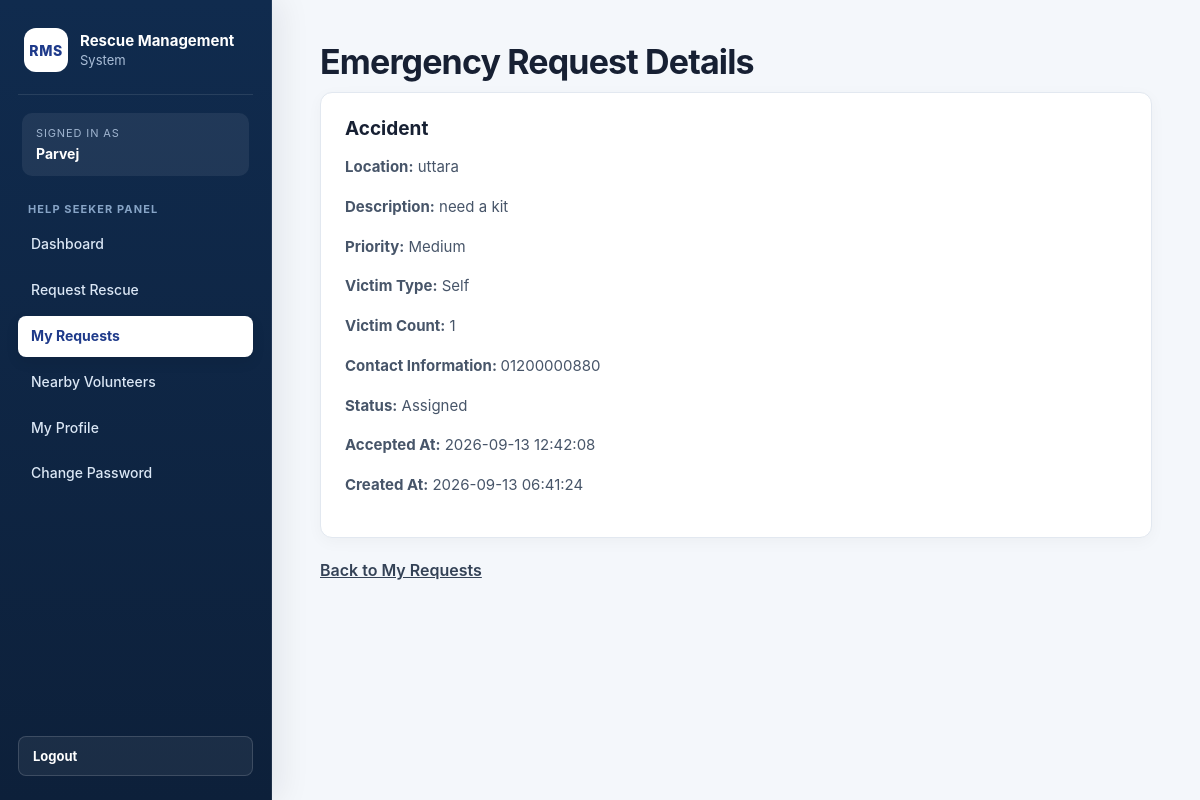
The app's page /index.php?page=helpseeker-request-view&id=6 (signed in) with its own data.
### tables this page shows
CREATE TABLE `emergency_requests` (
  `id` int(11) NOT NULL,
  `help_seeker_id` int(11) NOT NULL,
  `emergency_type` varchar(50) NOT NULL,
  `location` varchar(255) NOT NULL,
  `description` text NOT NULL,
  `priority` enum('low','medium','high','critical') NOT NULL DEFAULT 'medium',
  `victim_type` enum('self','other') NOT NULL DEFAULT 'self',
  `victim_information` text DEFAULT NULL,
  `victim_count` int(11) NOT NULL DEFAULT 1,
  `contact_information` varchar(150) NOT NULL,
  `status` enum('pending','assigned','ongoing','completed','cancelled') NOT NULL DEFAULT 'pending',
  `created_at` timestamp NOT NULL DEFAULT current_timestamp(),
  `updated_at` timestamp NOT NULL DEFAULT current_timestamp() ON UPDATE current_timestamp(),
  `volunteer_id` int(11) DEFAULT NULL,
  `accepted_at` datetime DEFAULT NULL
);

### models/HelpSeekerModel.php (called while the page is built, shortened)
<?php
function getHelpSeekerRequestById(
    $conn,
    $request_id,
    $help_seeker_id
) {
    $sql = "SELECT *
            FROM emergency_requests
            WHERE id = ?
            AND help_seeker_id = ?
            LIMIT 1";
    $stmt = mysqli_prepare(
        $conn,
        $sql
    );
    mysqli_stmt_bind_param(
        $stmt,
        "ii",
        $request_id,
        $help_seeker_id
    );
    mysqli_stmt_execute($stmt);
    $result =
        mysqli_stmt_get_result($stmt);
    $request =
        mysqli_fetch_assoc($result);
    return $request;
}

### views/helpseeker/view_request.php (the view, shortened to what this page needs)
<?php
require_once "views/partials/header.php";
require_once "views/partials/sidebar.php";
?>
<div class="content">
    <h1>Emergency Request Details</h1>
    <div class="card">
        <h3>
            <?php
            echo htmlspecialchars(
                ucfirst(
                    $request['emergency_type']
                )
            );
            ?>
        </h3>
        <p>
            <strong>Location:</strong>
            <?php
            echo htmlspecialchars(
                $request['location']
            );
            ?>
        </p>
        <p>
            <strong>Description:</strong>
            <?php
            echo htmlspecialchars(
                $request['description']
            );
            ?>
        </p>
        <p>
            <strong>Priority:</strong>
            <?php
            echo htmlspecialchars(
                ucfirst(
                    $request['priority']
                )
            );
            ?>
        </p>
        <p>
            <strong>Victim Type:</strong>
            <?php
            echo htmlspecialchars(
                ucfirst(
                    $request['victim_type']
                )
            );
            ?>
        </p>
        <p>
            <strong>Victim Count:</strong>
            <?php
            echo (int)$request[
                'victim_count'
            ];
            ?>
        </p>
        <p>
            <strong>
                Contact Information:
            </strong>
            <?php
            echo htmlspecialchars(
                $request[
                    'contact_information'
                ]
            );
            ?>
        </p>
        <p>
            <strong>Status:</strong>
            <?php
            echo htmlspecialchars(
                ucfirst(
                    $request['status']
                    ?? 'pending'
                )
            );
            ?>
        </p>
        <?php
        if (
            !empty(
                $request['accepted_at']
            )
        ):
        ?>
            <p>
                <strong>Accepted At:</strong>
                <?php
                echo htmlspecialchars(
                    $request['accepted_at']
                );
                ?>
            </p>
        <?php endif; ?>
        <?php
        if (
            !empty(
                $request['created_at']
            )
        ):
        ?>
            <p>
                <strong>Created At:</strong>
                <?php
                echo htmlspecialchars(
                    $request['created_at']
                );
                ?>
            </p>
        <?php endif; ?>
    </div>
    <p>
        <a
            href="index.php?page=helpseeker-requests"
        >
            Back to My Requests
        </a>
    </p>
</div>
<?php
require_once "views/partials/footer.php";
?>

### assets/css/style.css (style rules this page uses)
* { box-sizing: border-box; }
body { margin: 0; font-family: Arial, Helvetica, sans-serif; background: #f5f6f8; color: #1f2937; }
.content { margin-left: 280px; padding: 45px; min-height: 100vh; background: white; }
.content h1 { margin-top: 0; margin-bottom: 20px; font-size: 36px; line-height: 1.2; color: #111827; }
.content>p { font-size: 17px; line-height: 1.6; margin-bottom: 22px; }
.card { max-width: 760px; background: white; border: 1px solid #dcdfe4; padding: 25px; margin-top: 22px; margin-bottom: 22px; }
.card h3 { margin-top: 0; margin-bottom: 15px; font-size: 22px; color: #1f2937; }
.card p { font-size: 16px; line-height: 1.6; }
.content a { color: #344256; font-weight: 600; text-decoration: underline; }
@media screen { :root { --primary: #1d4ed8; --primary-dark: #1e3a8a; --primary-soft: #eff6ff; --sidebar: #0f2747; --sidebar-hover: #183a67; --danger: #dc2626; --danger-soft: #fef2f2; --success: #15803d; --success-soft: #f0fdf4; --warning: #b45309; --warning-soft: #fffbeb; --info: #0369a1; --info-soft: #f0f9ff; --text: #172033; --muted: #64748b; --border: #e2e8f0; --surface: #ffffff; --background: #f4f7fb; --shadow: 0 10px 30px rgba(15, 39, 71, 0.07); --shadow-hover: 0 16px 38px rgba(15, 39, 71, 0.12); } }
@media screen { html { min-height: 100%; background: var(--background); } }
@media screen { body { min-height: 100vh; margin: 0; font-family: Inter, "Segoe UI", Arial, Helvetica, sans-serif; background: var(--background); color: var(--text); } }
@media screen { a { transition: color 0.2s ease, background 0.2s ease, border-color 0.2s ease, transform 0.2s ease; } }
@media screen { .content { min-height: 100vh; margin-left: 272px; padding: 42px 48px 60px; background: var(--background); } }
@media screen { .content > * { max-width: 1180px; } }
@media screen { .content h1 { margin: 0 0 10px; color: var(--text); font-size: 34px; line-height: 1.18; letter-spacing: -0.025em; } }
@media screen { .content h3 { color: var(--text); } }
@media screen { .content > p { color: var(--muted); font-size: 16px; } }
@media screen { .card { max-width: 920px; margin: 0 0 20px; padding: 24px; border: 1px solid var(--border); border-radius: 12px; background: var(--surface); box-shadow: 0 4px 16px rgba(15, 23, 42, 0.035); } }
@media screen { .card h3 { margin: 0 0 13px; font-size: 19px; } }
@media screen { .card p { color: #475569; font-size: 15px; line-height: 1.65; } }

### records on screen
emergency_requests: emergency_type "Accident", location "uttara", description "need a kit", priority "Medium", victim_type "Self", victim_count "1", contact_information "01200000880", status "Assigned", accepted_at "2026-09-13 12:42:08", created_at "2026-09-13 06:41:24"

### other values on screen
$userName "Parvej"
